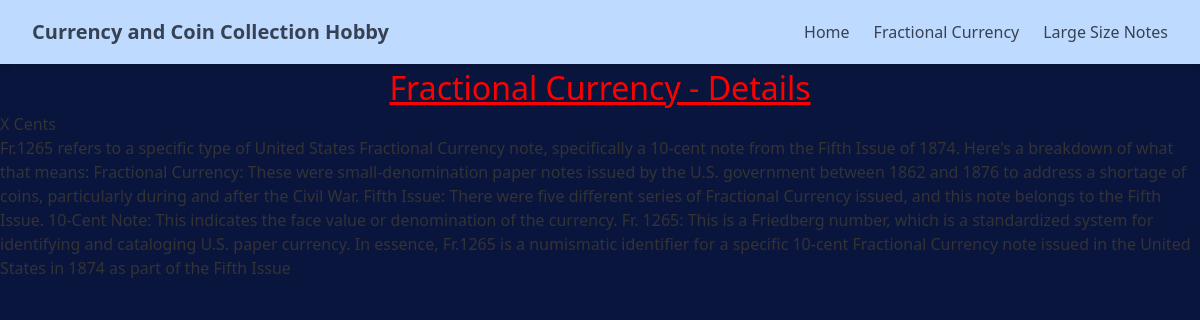
Screenshot of /fractional_currency/3/ with the database file from the repository.
### fractional_currency/models.py (models this page shows, shortened)
class fractionalCurrencyVariety(models.Model):
    ISSUE_TYPE = [
        ('I', 'First Issue'),
        ('II', 'Second Issue'),
        ('III', 'Third Issue'),
        ('IV', 'Fourth Issue'),
        ('V', 'Fifth Issue'),
    ]
    CURRENCY_TYPE_CHOICE = [
        ('III', 'Three Cents'),
        ('V', 'Five Cents'),
        ('X', 'Ten Cents'),
        ('XV', 'Fifteen Cents'),
        ('XXV', 'Twenty Five Cents'),
        ('L', 'Fifty Cents'),
    ]
    name = models.CharField(max_length=100)
    year = models.CharField(max_length=100, default='2025')
    portrait = models.CharField(max_length=100, default='')
    fr_number = models.IntegerField(default=0, help_text="Fr Number.")
    price_paid = models.DecimalField(max_digits=10, decimal_places=2, default=0.00)
    image = models.ImageField(upload_to='fractional_currencies/')
    date_added = models.DateTimeField(default=timezone.now)
    type = models.CharField(max_length=5, choices=CURRENCY_TYPE_CHOICE)
    issue = models.CharField(max_length=5, choices=ISSUE_TYPE)
    description = models.TextField(default='')

### fractional_currency/views.py (the view)
# urls.py: path('<int:fractional_id>/', views.fractional_details, name='fractional_detail'),
def fractional_details(request, fractional_id):
    fractional = get_object_or_404(fractionalCurrencyVariety, pk=fractional_id)
    return render(request, 'fractional_currency/fractional_currency_detail.html', { 'fractional': fractional })

### fractional_currency/templates/fractional_currency/fractional_currency_detail.html (shortened to what this page needs)
{% extends "layout.html" %}
{% block content %}
<h1> Fractional Currency - Details </h1>
<h3>{{fractional.name}}</h3>
<p>{{fractional.description}}</p>
{% endblock %}

### static/style.css (style rules this page uses)
body { font-family: 'Segoe UI', Tahoma, Geneva, Verdana, sans-serif; margin: 0; background-color: #0a153d; color: #333; }
h1 { text-align: center; font-size: 2em; color: red; text-decoration: underline; }

### rows the page displays
fractionalCurrencyVariety: name "X Cents", description "Fr.1265 refers to a specific type of United States Fractional Currency note, specifically a 10-cent note from the Fifth Issue of 1874. Here's a breakdown of what that means: Fractional Currency: These were small-denomination paper notes issued by the U.S. government between 1862 and 1876 to address a shortage of coins, particularly during and after the Civil War. Fifth Issue: There were five different series of Fractional Currency issued, and this note belongs to the Fifth Issue. 10-Cent Note: This indicates the face value or denomination of the currency. Fr. 1265: This is a Friedberg number, which is a standardized system for identifying and cataloging U.S. paper currency. In essence,…"
